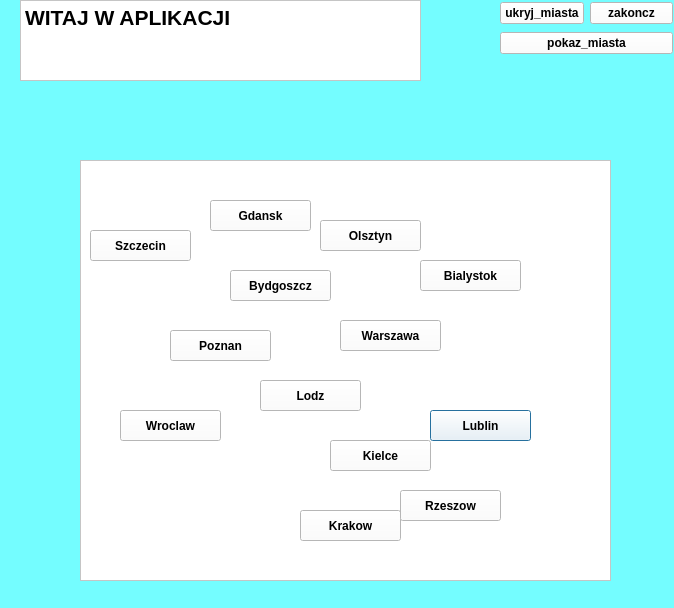
<?xml version="1.0" encoding="UTF-8"?>
<ui version="4.0">
 <class>SecDialog</class>
 <widget class="QDialog" name="SecDialog">
  <property name="geometry">
   <rect>
    <x>0</x>
    <y>0</y>
    <width>674</width>
    <height>608</height>
   </rect>
  </property>
  <property name="windowTitle">
   <string>Dialog</string>
  </property>
  <property name="windowOpacity">
   <double>1.000000000000000</double>
  </property>
  <property name="styleSheet">
   <string notr="true">background-color: rgb(116, 253, 255);
</string>
  </property>
  <property name="sizeGripEnabled">
   <bool>false</bool>
  </property>
  <property name="modal">
   <bool>false</bool>
  </property>
  <widget class="QPushButton" name="pushButton_2">
   <property name="geometry">
    <rect>
     <x>430</x>
     <y>410</y>
     <width>101</width>
     <height>31</height>
    </rect>
   </property>
   <property name="font">
    <font>
     <pointsize>9</pointsize>
     <weight>75</weight>
     <bold>true</bold>
    </font>
   </property>
   <property name="styleSheet">
    <string notr="true">
background-color: rgb(255, 255, 255);</string>
   </property>
   <property name="text">
    <string>Lublin</string>
   </property>
  </widget>
  <widget class="QTextEdit" name="textEdit">
   <property name="geometry">
    <rect>
     <x>20</x>
     <y>0</y>
     <width>401</width>
     <height>81</height>
    </rect>
   </property>
   <property name="styleSheet">
    <string notr="true">
background-color: rgb(255, 255, 255);</string>
   </property>
   <property name="html">
    <string>&lt;!DOCTYPE HTML PUBLIC &quot;-//W3C//DTD HTML 4.0//EN&quot; &quot;http://www.w3.org/TR/REC-html40/strict.dtd&quot;&gt;
&lt;html&gt;&lt;head&gt;&lt;meta name=&quot;qrichtext&quot; content=&quot;1&quot; /&gt;&lt;style type=&quot;text/css&quot;&gt;
p, li { white-space: pre-wrap; }
&lt;/style&gt;&lt;/head&gt;&lt;body style=&quot; font-family:'MS Shell Dlg 2'; font-size:8.25pt; font-weight:400; font-style:normal;&quot;&gt;
&lt;p style=&quot; margin-top:0px; margin-bottom:0px; margin-left:0px; margin-right:0px; -qt-block-indent:0; text-indent:0px;&quot;&gt;&lt;span style=&quot; font-family:'MS Shell Dlg 2'; font-size:16pt; font-weight:600;&quot;&gt;WITAJ W APLIKACJI&lt;/span&gt;&lt;/p&gt;&lt;/body&gt;&lt;/html&gt;</string>
   </property>
  </widget>
  <widget class="QPushButton" name="pushButton_4">
   <property name="geometry">
    <rect>
     <x>340</x>
     <y>320</y>
     <width>101</width>
     <height>31</height>
    </rect>
   </property>
   <property name="font">
    <font>
     <pointsize>9</pointsize>
     <weight>75</weight>
     <bold>true</bold>
    </font>
   </property>
   <property name="styleSheet">
    <string notr="true">
background-color: rgb(255, 255, 255);</string>
   </property>
   <property name="text">
    <string>Warszawa</string>
   </property>
  </widget>
  <widget class="QPushButton" name="pushButton_5">
   <property name="geometry">
    <rect>
     <x>210</x>
     <y>200</y>
     <width>101</width>
     <height>31</height>
    </rect>
   </property>
   <property name="font">
    <font>
     <pointsize>9</pointsize>
     <weight>75</weight>
     <bold>true</bold>
    </font>
   </property>
   <property name="styleSheet">
    <string notr="true">
background-color: rgb(255, 255, 255);</string>
   </property>
   <property name="text">
    <string>Gdansk</string>
   </property>
  </widget>
  <widget class="QPushButton" name="pushButton_6">
   <property name="geometry">
    <rect>
     <x>300</x>
     <y>510</y>
     <width>101</width>
     <height>31</height>
    </rect>
   </property>
   <property name="font">
    <font>
     <pointsize>9</pointsize>
     <weight>75</weight>
     <bold>true</bold>
    </font>
   </property>
   <property name="styleSheet">
    <string notr="true">background-color: rgb(255, 255, 255);</string>
   </property>
   <property name="text">
    <string>Krakow</string>
   </property>
  </widget>
  <widget class="QPushButton" name="pushButton_7">
   <property name="geometry">
    <rect>
     <x>120</x>
     <y>410</y>
     <width>101</width>
     <height>31</height>
    </rect>
   </property>
   <property name="font">
    <font>
     <pointsize>9</pointsize>
     <weight>75</weight>
     <bold>true</bold>
    </font>
   </property>
   <property name="styleSheet">
    <string notr="true">background-color: rgb(255, 255, 255);</string>
   </property>
   <property name="text">
    <string>Wroclaw</string>
   </property>
  </widget>
  <widget class="QPushButton" name="pushButton_8">
   <property name="geometry">
    <rect>
     <x>170</x>
     <y>330</y>
     <width>101</width>
     <height>31</height>
    </rect>
   </property>
   <property name="font">
    <font>
     <pointsize>9</pointsize>
     <weight>75</weight>
     <bold>true</bold>
    </font>
   </property>
   <property name="styleSheet">
    <string notr="true">background-color: rgb(255, 255, 255);
</string>
   </property>
   <property name="text">
    <string>Poznan</string>
   </property>
  </widget>
  <widget class="QTextEdit" name="textEdit_2">
   <property name="geometry">
    <rect>
     <x>80</x>
     <y>160</y>
     <width>531</width>
     <height>421</height>
    </rect>
   </property>
   <property name="styleSheet">
    <string notr="true">background-color: rgb(255, 255, 255);</string>
   </property>
   <property name="html">
    <string>&lt;!DOCTYPE HTML PUBLIC &quot;-//W3C//DTD HTML 4.0//EN&quot; &quot;http://www.w3.org/TR/REC-html40/strict.dtd&quot;&gt;
&lt;html&gt;&lt;head&gt;&lt;meta name=&quot;qrichtext&quot; content=&quot;1&quot; /&gt;&lt;style type=&quot;text/css&quot;&gt;
p, li { white-space: pre-wrap; }
&lt;/style&gt;&lt;/head&gt;&lt;body style=&quot; font-family:'MS Shell Dlg 2'; font-size:8.25pt; font-weight:400; font-style:normal;&quot;&gt;
&lt;p style=&quot; margin-top:0px; margin-bottom:0px; margin-left:0px; margin-right:0px; -qt-block-indent:0; text-indent:0px;&quot;&gt;&lt;img src=&quot;:/img/mapa.png&quot; /&gt;&lt;/p&gt;&lt;/body&gt;&lt;/html&gt;</string>
   </property>
  </widget>
  <widget class="QPushButton" name="pushButton_9">
   <property name="geometry">
    <rect>
     <x>260</x>
     <y>380</y>
     <width>101</width>
     <height>31</height>
    </rect>
   </property>
   <property name="font">
    <font>
     <pointsize>9</pointsize>
     <weight>75</weight>
     <bold>true</bold>
    </font>
   </property>
   <property name="styleSheet">
    <string notr="true">background-color: rgb(255, 255, 255);</string>
   </property>
   <property name="text">
    <string>Lodz</string>
   </property>
  </widget>
  <widget class="QPushButton" name="pushButton_10">
   <property name="geometry">
    <rect>
     <x>330</x>
     <y>440</y>
     <width>101</width>
     <height>31</height>
    </rect>
   </property>
   <property name="font">
    <font>
     <pointsize>9</pointsize>
     <weight>75</weight>
     <bold>true</bold>
    </font>
   </property>
   <property name="styleSheet">
    <string notr="true">background-color: rgb(255, 255, 255);</string>
   </property>
   <property name="text">
    <string>Kielce</string>
   </property>
  </widget>
  <widget class="QPushButton" name="pushButton_11">
   <property name="geometry">
    <rect>
     <x>400</x>
     <y>490</y>
     <width>101</width>
     <height>31</height>
    </rect>
   </property>
   <property name="font">
    <font>
     <pointsize>9</pointsize>
     <weight>75</weight>
     <bold>true</bold>
    </font>
   </property>
   <property name="styleSheet">
    <string notr="true">background-color: rgb(255, 255, 255);</string>
   </property>
   <property name="text">
    <string>Rzeszow</string>
   </property>
  </widget>
  <widget class="QPushButton" name="pushButton_12">
   <property name="geometry">
    <rect>
     <x>90</x>
     <y>230</y>
     <width>101</width>
     <height>31</height>
    </rect>
   </property>
   <property name="font">
    <font>
     <pointsize>9</pointsize>
     <weight>75</weight>
     <bold>true</bold>
    </font>
   </property>
   <property name="styleSheet">
    <string notr="true">background-color: rgb(255, 255, 255);</string>
   </property>
   <property name="text">
    <string>Szczecin</string>
   </property>
  </widget>
  <widget class="QPushButton" name="pushButton_13">
   <property name="geometry">
    <rect>
     <x>420</x>
     <y>260</y>
     <width>101</width>
     <height>31</height>
    </rect>
   </property>
   <property name="font">
    <font>
     <pointsize>9</pointsize>
     <weight>75</weight>
     <bold>true</bold>
    </font>
   </property>
   <property name="styleSheet">
    <string notr="true">background-color: rgb(255, 255, 255);</string>
   </property>
   <property name="text">
    <string>Bialystok</string>
   </property>
  </widget>
  <widget class="QPushButton" name="pushButton_14">
   <property name="geometry">
    <rect>
     <x>320</x>
     <y>220</y>
     <width>101</width>
     <height>31</height>
    </rect>
   </property>
   <property name="font">
    <font>
     <pointsize>9</pointsize>
     <weight>75</weight>
     <bold>true</bold>
    </font>
   </property>
   <property name="styleSheet">
    <string notr="true">
background-color: rgb(255, 255, 255);</string>
   </property>
   <property name="text">
    <string>Olsztyn</string>
   </property>
  </widget>
  <widget class="QPushButton" name="pushButton_15">
   <property name="geometry">
    <rect>
     <x>230</x>
     <y>270</y>
     <width>101</width>
     <height>31</height>
    </rect>
   </property>
   <property name="font">
    <font>
     <pointsize>9</pointsize>
     <weight>75</weight>
     <bold>true</bold>
    </font>
   </property>
   <property name="styleSheet">
    <string notr="true">background-color: rgb(255, 255, 255);</string>
   </property>
   <property name="text">
    <string>Bydgoszcz</string>
   </property>
  </widget>
  <widget class="QWidget" name="">
   <property name="geometry">
    <rect>
     <x>500</x>
     <y>0</y>
     <width>173</width>
     <height>56</height>
    </rect>
   </property>
   <layout class="QVBoxLayout" name="verticalLayout">
    <item>
     <layout class="QHBoxLayout" name="horizontalLayout">
      <item>
       <widget class="QPushButton" name="pushButton_3">
        <property name="font">
         <font>
          <pointsize>9</pointsize>
          <weight>75</weight>
          <bold>true</bold>
         </font>
        </property>
        <property name="styleSheet">
         <string notr="true">background-color: rgb(255, 255, 255);</string>
        </property>
        <property name="text">
         <string>ukryj_miasta</string>
        </property>
       </widget>
      </item>
      <item>
       <widget class="QPushButton" name="pushButton">
        <property name="font">
         <font>
          <pointsize>9</pointsize>
          <weight>75</weight>
          <bold>true</bold>
         </font>
        </property>
        <property name="styleSheet">
         <string notr="true">
background-color: rgb(255, 255, 255);
</string>
        </property>
        <property name="text">
         <string>zakoncz</string>
        </property>
       </widget>
      </item>
     </layout>
    </item>
    <item>
     <widget class="QPushButton" name="pushButton_16">
      <property name="font">
       <font>
        <pointsize>9</pointsize>
        <weight>75</weight>
        <bold>true</bold>
       </font>
      </property>
      <property name="styleSheet">
       <string notr="true">background-color: rgb(255, 255, 255);</string>
      </property>
      <property name="text">
       <string>pokaz_miasta</string>
      </property>
     </widget>
    </item>
   </layout>
  </widget>
  <zorder>pushButton</zorder>
  <zorder>pushButton_3</zorder>
  <zorder>textEdit</zorder>
  <zorder>textEdit_2</zorder>
  <zorder>pushButton_6</zorder>
  <zorder>pushButton_4</zorder>
  <zorder>pushButton_5</zorder>
  <zorder>pushButton_8</zorder>
  <zorder>pushButton_2</zorder>
  <zorder>pushButton_7</zorder>
  <zorder>pushButton_9</zorder>
  <zorder>pushButton_10</zorder>
  <zorder>pushButton_11</zorder>
  <zorder>pushButton_12</zorder>
  <zorder>pushButton_13</zorder>
  <zorder>pushButton_14</zorder>
  <zorder>pushButton_15</zorder>
  <zorder>pushButton_16</zorder>
 </widget>
 <resources/>
 <connections/>
</ui>
